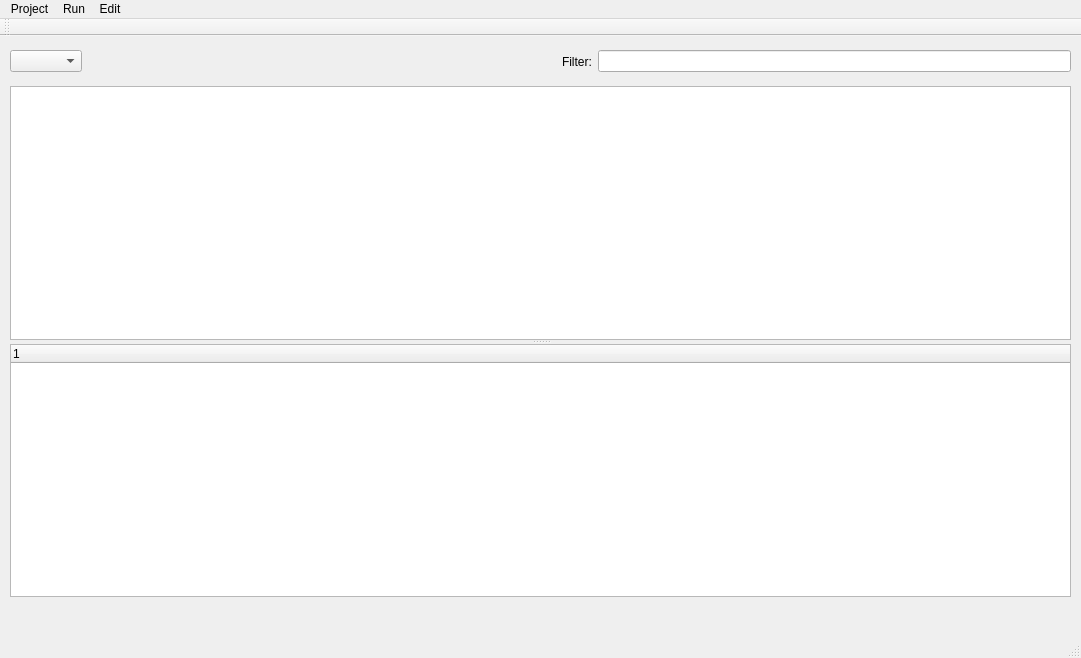
<?xml version="1.0" encoding="UTF-8"?>
<ui version="4.0">
 <class>MainWindow</class>
 <widget class="QMainWindow" name="MainWindow">
  <property name="geometry">
   <rect>
    <x>0</x>
    <y>0</y>
    <width>1081</width>
    <height>658</height>
   </rect>
  </property>
  <property name="windowTitle">
   <string>MainWindow</string>
  </property>
  <widget class="QWidget" name="centralwidget">
   <widget class="QWidget" name="horizontalLayoutWidget">
    <property name="geometry">
     <rect>
      <x>10</x>
      <y>10</y>
      <width>1061</width>
      <height>31</height>
     </rect>
    </property>
    <layout class="QHBoxLayout" name="horizontalLayout">
     <item>
      <widget class="QComboBox" name="comboBox">
       <property name="maximumSize">
        <size>
         <width>400</width>
         <height>16777215</height>
        </size>
       </property>
      </widget>
     </item>
     <item>
      <spacer name="horizontalSpacer">
       <property name="orientation">
        <enum>Qt::Horizontal</enum>
       </property>
       <property name="sizeHint" stdset="0">
        <size>
         <width>40</width>
         <height>20</height>
        </size>
       </property>
      </spacer>
     </item>
     <item>
      <widget class="QLabel" name="label">
       <property name="text">
        <string>Filter:</string>
       </property>
      </widget>
     </item>
     <item>
      <widget class="QLineEdit" name="lineEdit">
       <property name="minimumSize">
        <size>
         <width>0</width>
         <height>0</height>
        </size>
       </property>
      </widget>
     </item>
    </layout>
   </widget>
   <widget class="QSplitter" name="splitter">
    <property name="geometry">
     <rect>
      <x>10</x>
      <y>50</y>
      <width>1061</width>
      <height>511</height>
     </rect>
    </property>
    <property name="orientation">
     <enum>Qt::Vertical</enum>
    </property>
    <widget class="QTableWidget" name="tableWidget"/>
    <widget class="QTreeWidget" name="treeWidget">
     <column>
      <property name="text">
       <string notr="true">1</string>
      </property>
     </column>
    </widget>
   </widget>
  </widget>
  <widget class="QMenuBar" name="menubar">
   <property name="geometry">
    <rect>
     <x>0</x>
     <y>0</y>
     <width>1081</width>
     <height>26</height>
    </rect>
   </property>
   <widget class="QMenu" name="menuEdit">
    <property name="title">
     <string>Edit</string>
    </property>
    <addaction name="actionup"/>
    <addaction name="actiondown"/>
    <addaction name="actiontop"/>
    <addaction name="actionbottom"/>
   </widget>
   <widget class="QMenu" name="menuRun">
    <property name="title">
     <string>Run</string>
    </property>
    <addaction name="actionStart_Stop"/>
    <addaction name="actionClean_All"/>
   </widget>
   <widget class="QMenu" name="menuProject">
    <property name="title">
     <string>Project</string>
    </property>
    <addaction name="actionExit"/>
    <addaction name="actionSave"/>
   </widget>
   <addaction name="menuProject"/>
   <addaction name="menuRun"/>
   <addaction name="menuEdit"/>
  </widget>
  <widget class="QStatusBar" name="statusbar"/>
  <widget class="QToolBar" name="toolBar">
   <property name="windowTitle">
    <string>toolBar</string>
   </property>
   <attribute name="toolBarArea">
    <enum>TopToolBarArea</enum>
   </attribute>
   <attribute name="toolBarBreak">
    <bool>false</bool>
   </attribute>
  </widget>
  <action name="actionup">
   <property name="icon">
    <iconset resource="src.qrc">
     <normaloff>:/up.png</normaloff>:/up.png</iconset>
   </property>
   <property name="text">
    <string>Up</string>
   </property>
  </action>
  <action name="actiondown">
   <property name="icon">
    <iconset resource="src.qrc">
     <normaloff>:/down.png</normaloff>:/down.png</iconset>
   </property>
   <property name="text">
    <string>Down</string>
   </property>
  </action>
  <action name="actiontop">
   <property name="icon">
    <iconset resource="src.qrc">
     <normaloff>:/upest.png</normaloff>:/upest.png</iconset>
   </property>
   <property name="text">
    <string>Top</string>
   </property>
  </action>
  <action name="actionbottom">
   <property name="icon">
    <iconset resource="src.qrc">
     <normaloff>:/downest.png</normaloff>:/downest.png</iconset>
   </property>
   <property name="text">
    <string>Bottom</string>
   </property>
  </action>
  <action name="actionStart_Stop">
   <property name="icon">
    <iconset resource="src.qrc">
     <normaloff>:/start.png</normaloff>:/start.png</iconset>
   </property>
   <property name="text">
    <string>Start/Stop</string>
   </property>
  </action>
  <action name="actionClean_All">
   <property name="icon">
    <iconset resource="src.qrc">
     <normaloff>:/empty.png</normaloff>:/empty.png</iconset>
   </property>
   <property name="text">
    <string>Clean All</string>
   </property>
  </action>
  <action name="actionExit">
   <property name="text">
    <string>Exit</string>
   </property>
  </action>
  <action name="actionSave">
   <property name="icon">
    <iconset resource="src.qrc">
     <normaloff>:/save.png</normaloff>:/save.png</iconset>
   </property>
   <property name="text">
    <string>Save</string>
   </property>
  </action>
 </widget>
 <resources>
  <include location="src.qrc"/>
 </resources>
 <connections/>
</ui>
